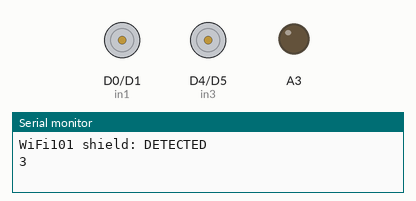
Bench run of a sketch on a simulated Arduino MKR. Parts: motor-driver pin pairs drawn as motors (green arrow = first pin HIGH = forward, orange = second pin HIGH = backward, longer = more drive), output pins drawn as LEDs (lit = HIGH), the last lines printed to the serial monitor. WiFi joins after 1.5 s; servers stay silent unless stated; uploads are accepted with an empty reply.

Above: at 0.1 s.
At 14.4 s:
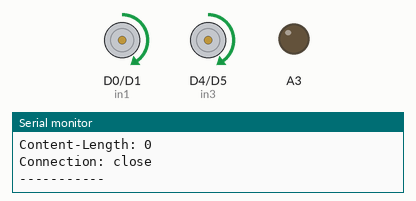
Timing chart, 0 to 15.9 s (numbered marks = the images above):
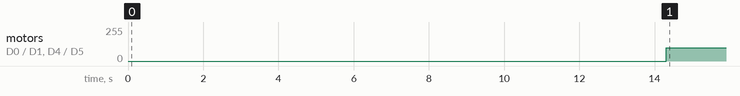

The sketch:

Car.ino
```cpp
#include <WiFi101.h>
#include <string.h>  //used for some string handling and processing.
//#include <LiquidCrystal.h>
//const int rs = 12, en = 11, d4 = 2, d5 = 3, d6 = 4, d7 = 5;
//LiquidCrystal lcd(rs, en, d4, d5, d6, d7);

int status = WL_IDLE_STATUS;
WiFiServer server(80);

const int RESPONSE_TIMEOUT = 6000; //ms to wait for response from host
const int GETTING_PERIOD = 5000; //periodicity of getting a number fact.
const uint16_t IN_BUFFER_SIZE = 1000; //size of buffer to hold HTTP request
const uint16_t OUT_BUFFER_SIZE = 1000; //size of buffer to hold HTTP response
char request_buffer[IN_BUFFER_SIZE]; //char array buffer to hold HTTP request
char response_buffer[OUT_BUFFER_SIZE]; //char array buffer to hold HTTP response

char output[1000];

const uint8_t button_pin = 7;
const uint8_t button_pin2 = 6;

#define in1 0
#define in2 1
#define in3 4
#define in4 5


uint8_t drive;

uint8_t state;
#define REST 0
#define RIGHT 1
#define LEFT 2
#define BOTH 3

uint8_t id = 13; //TEAM ID


char network[] = "";  //SSID CHANGE!!
char password[] = ""; //Password for WiFi CHANGE!!!


void setup() {
  Serial.begin(115200); //for debugging if needed.
  delay(50); //pause to make sure comms get set up
  analogWrite(A3, 0);

 Serial.print("WiFi101 shield: ");
  if (WiFi.status() == WL_NO_SHIELD) {
    Serial.println("NOT PRESENT");
    return; // don't continue
  }
  Serial.println("DETECTED");
  Serial.println(WL_CONNECTED);
  uint8_t count = 0; //count used for Wifi check times
  while ( WiFi.status() != WL_CONNECTED && count < 6) { // try 6 times
    delay(10000);
    Serial.print("Attempting to connect to ");
    Serial.println(network);
    WiFi.begin(network, password); //attempt to connect to wifi
    Serial.println(WiFi.status());
    Serial.print(".");
    count++;
  }
  delay(2000);  //acceptable since it is in the setup function.
  if (WiFi.status() == WL_CONNECTED) {
    Serial.println("CONNECTED!");
    delay(500);
  } else { //if we failed to connect just Try again.
    Serial.println("Failed to Connect :/  Plz restart");
    Serial.println(WiFi.status());
    return;
  }


  state = REST;

  pinMode(button_pin, INPUT_PULLUP);
  pinMode(button_pin2, INPUT_PULLUP);
  pinMode(in1, OUTPUT);
  pinMode(in2, OUTPUT);
  pinMode(in3, OUTPUT);
  pinMode(in4, OUTPUT);
}


void loop() {

  get_drive(id); // returns 4 states 0 = REST 1, = RIGHT, 2 = LEFT, 3 = BOTH
  if (isdigit(output[0])) {
    state = atoi(output);
    Serial.println("State " + String(state));
  }

  switch (state) {
    case REST:
      analogWrite(in1,100);
      analogWrite(in3,100);
      break;
    case RIGHT:
      analogWrite(in1,255);
      analogWrite(in3,100);
      break;
    case LEFT:
      analogWrite(in1,100);
      analogWrite(in3,255);
      break;
    case BOTH:
      analogWrite(in1,255);
      analogWrite(in3,150);
      break;
  }
  delay(300);
}
```

get.ino
```cpp
void get_drive(int id) {
  memset(request_buffer, NULL, 1); //reblank the buffer
  memset(response_buffer, NULL, 1); //reblank the buffer

  sprintf(request_buffer, "GET http://ireneterpstra.pythonanywhere.com/controller?id=%d HTTP/1.1\r\n", id);
  strcat(request_buffer, "Host: ireneterpstra.pythonanywhere.com\r\n"); //add more to the end
  strcat(request_buffer, "Content-Type: application/x-www-form-urlencoded\r\n");
  strcat(request_buffer, "\r\n"); //add blank line!
  //submit to function that performs GET.  It will return output using response_buffer char array
  do_http_request("ireneterpstra.pythonanywhere.com", request_buffer, response_buffer, OUT_BUFFER_SIZE, RESPONSE_TIMEOUT, true);
  Serial.println(response_buffer); //print to serial monitor

  memset(output, NULL, 1);
  strcat(output, response_buffer);
  //  strncpy(date, response_buffer, 10);
}

uint8_t char_append(char* buff, char c, uint16_t buff_size) {
  int len = strlen(buff);
  if (len > buff_size) return false;
  buff[len] = c;
  buff[len + 1] = '\0';
  return true;
}

void do_http_request(char* host, char* request, char* response, uint16_t response_size, uint16_t response_timeout, uint8_t serial) {
  WiFiClient client; //instantiate a client object
  if (client.connect(host, 80)) { //try to connect to host on port 80
    if (serial) Serial.print(request);//Can do one-line if statements in C without curly braces
    client.print(request);
    memset(response, 0, response_size); //Null out (0 is the value of the null terminator '\0') entire buffer
    uint32_t count = millis();
    while (client.connected()) { //while we remain connected read out data coming back
      client.readBytesUntil('\n', response, response_size);
      if (serial) Serial.println(response);
      if (strcmp(response, "\r") == 0) { //found a blank line!
        break;
      }
      memset(response, 0, response_size);
      if (millis() - count > response_timeout) break;
    }
    memset(response, 0, response_size);
    count = millis();
    while (client.available()) { //read out remaining text (body of response)
      char_append(response, client.read(), OUT_BUFFER_SIZE);
    }
    if (serial) Serial.println(response);
    client.stop();
    if (serial) Serial.println("-----------");
  } else {
    if (serial) Serial.println("connection failed :/");
    if (serial) Serial.println("wait 0.5 sec...");
    client.stop();
  }
}
```

Measured:
- by itself, motor on D0 (in1) / D1 (in2), motor on D4 (in3) / D5 (in4): stopped → forward 100/255 at 14.3 s
